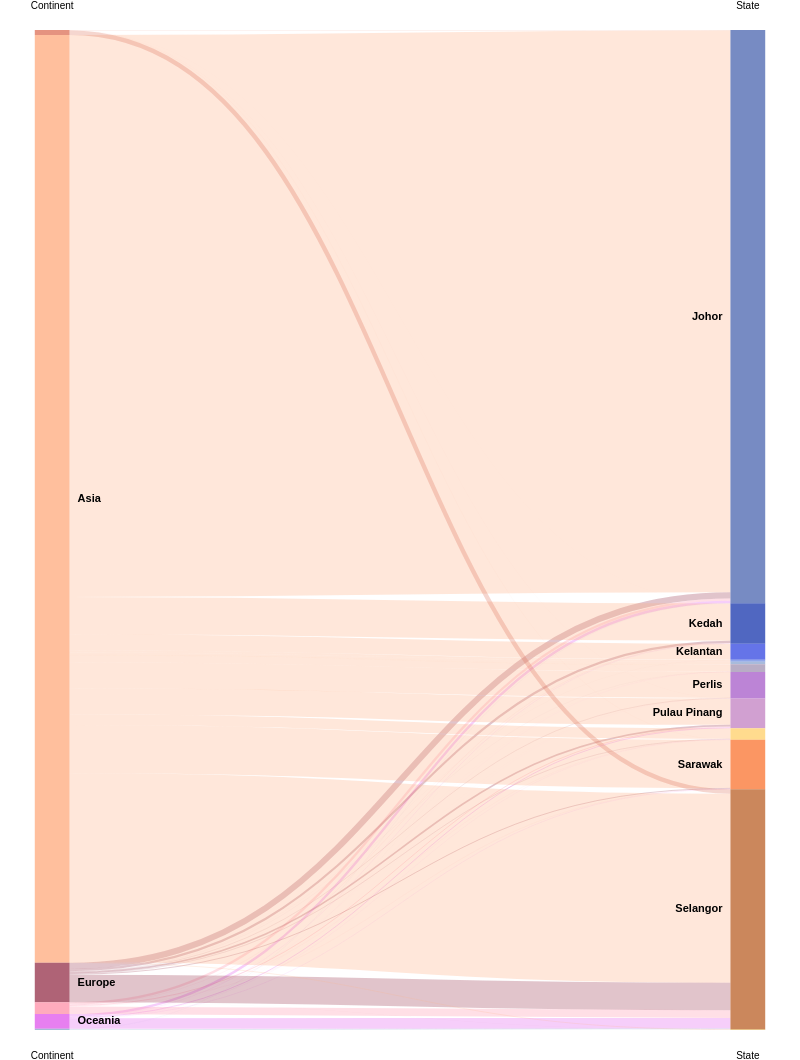

Write the Vega-Lite specification saved for this chart.
### Vega specification from a JSON file in a GitHub repository (floating-point values rounded to 4 significant figures)
{"$schema": "https://vega.github.io/schema/vega/v3.0.json", "height": 1000, "width": 800, "data": [{"name": "rawData", "values": [{"Continent": "Africa", "State": "Johor", "total_arrivals": 21884}, {"Continent": "Antarctica", "State": "Johor", "total_arrivals": 2}, {"Continent": "Asia", "State": "Johor", "total_arrivals": 29380526}, {"Continent": "Europe", "State": "Johor", "total_arrivals": 319673}, {"Continent": "North America", "State": "Johor", "total_arrivals": 122783}, {"Continent": "Oceania", "State": "Johor", "total_arrivals": 128338}, {"Continent": "South America", "State": "Johor", "total_arrivals": 9942}, {"Continent": "Africa", "State": "Kedah", "total_arrivals": 2027}, {"Continent": "Asia", "State": "Kedah", "total_arrivals": 1958000}, {"Continent": "Europe", "State": "Kedah", "total_arrivals": 115016}, {"Continent": "North America", "State": "Kedah", "total_arrivals": 15306}, {"Continent": "Oceania", "State": "Kedah", "total_arrivals": 14761}, {"Continent": "South America", "State": "Kedah", "total_arrivals": 3159}, {"Continent": "Africa", "State": "Kelantan", "total_arrivals": 160}, {"Continent": "Asia", "State": "Kelantan", "total_arrivals": 829381}, {"Continent": "Europe", "State": "Kelantan", "total_arrivals": 3460}, {"Continent": "North America", "State": "Kelantan", "total_arrivals": 416}, {"Continent": "Oceania", "State": "Kelantan", "total_arrivals": 246}, {"Continent": "South America", "State": "Kelantan", "total_arrivals": 85}, {"Continent": "Africa", "State": "Melaka", "total_arrivals": 23}, {"Continent": "Asia", "State": "Melaka", "total_arrivals": 116081}, {"Continent": "Europe", "State": "Melaka", "total_arrivals": 380}, {"Continent": "North America", "State": "Melaka", "total_arrivals": 86}, {"Continent": "Oceania", "State": "Melaka", "total_arrivals": 77}, {"Continent": "South America", "State": "Melaka", "total_arrivals": 24}, {"Continent": "Asia", "State": "Negeri Sembilan", "total_arrivals": 144028}, {"Continent": "Europe", "State": "Negeri Sembilan", "total_arrivals": 136}, {"Continent": "North America", "State": "Negeri Sembilan", "total_arrivals": 7}, {"Continent": "Oceania", "State": "Negeri Sembilan", "total_arrivals": 22}, {"Continent": "Africa", "State": "Pahang", "total_arrivals": 27}, {"Continent": "Asia", "State": "Pahang", "total_arrivals": 10753}, {"Continent": "Europe", "State": "Pahang", "total_arrivals": 1139}, {"Continent": "North America", "State": "Pahang", "total_arrivals": 247}, {"Continent": "Oceania", "State": "Pahang", "total_arrivals": 430}, {"Continent": "South America", "State": "Pahang", "total_arrivals": 15}, {"Continent": "Africa", "State": "Perak", "total_arrivals": 114}, {"Continent": "Asia", "State": "Perak", "total_arrivals": 355007}, {"Continent": "Europe", "State": "Perak", "total_arrivals": 4944}, {"Continent": "North America", "State": "Perak", "total_arrivals": 3434}, {"Continent": "Oceania", "State": "Perak", "total_arrivals": 5033}, {"Continent": "South America", "State": "Perak", "total_arrivals": 107}, {"Continent": "Africa", "State": "Perlis", "total_arrivals": 465}, {"Continent": "Asia", "State": "Perlis", "total_arrivals": 1359369}, {"Continent": "Europe", "State": "Perlis", "total_arrivals": 20232}, {"Continent": "North America", "State": "Perlis", "total_arrivals": 3087}, {"Continent": "Oceania", "State": "Perlis", "total_arrivals": 2052}, {"Continent": "South America", "State": "Perlis", "total_arrivals": 410}, {"Continent": "Africa", "State": "Pulau Pinang", "total_arrivals": 2245}, {"Continent": "Asia", "State": "Pulau Pinang", "total_arrivals": 1377758}, {"Continent": "Europe", "State": "Pulau Pinang", "total_arrivals": 85636}, {"Continent": "North America", "State": "Pulau Pinang", "total_arrivals": 49865}, {"Continent": "Oceania", "State": "Pulau Pinang", "total_arrivals": 44443}, {"Continent": "South America", "State": "Pulau Pinang", "total_arrivals": 1075}, {"Continent": "Africa", "State": "Sabah", "total_arrivals": 730}, {"Continent": "Antarctica", "State": "Sabah", "total_arrivals": 1}, {"Continent": "Asia", "State": "Sabah", "total_arrivals": 553344}, {"Continent": "Europe", "State": "Sabah", "total_arrivals": 25131}, {"Continent": "North America", "State": "Sabah", "total_arrivals": 9800}, {"Continent": "Oceania", "State": "Sabah", "total_arrivals": 9436}, {"Continent": "South America", "State": "Sabah", "total_arrivals": 401}, {"Continent": "Africa", "State": "Sarawak", "total_arrivals": 4785}, {"Continent": "Asia", "State": "Sarawak", "total_arrivals": 2517657}, {"Continent": "Europe", "State": "Sarawak", "total_arrivals": 43583}, {"Continent": "North America", "State": "Sarawak", "total_arrivals": 12641}, {"Continent": "Oceania", "State": "Sarawak", "total_arrivals": 15188}, {"Continent": "South America", "State": "Sarawak", "total_arrivals": 440}, {"Continent": "Africa", "State": "Selangor", "total_arrivals": 230339}, {"Continent": "Antarctica", "State": "Selangor", "total_arrivals": 11}, {"Continent": "Asia", "State": "Selangor", "total_arrivals": 9882295}, {"Continent": "Europe", "State": "Selangor", "total_arrivals": 1437933}, {"Continent": "North America", "State": "Selangor", "total_arrivals": 403152}, {"Continent": "Oceania", "State": "Selangor", "total_arrivals": 550515}, {"Continent": "South America", "State": "Selangor", "total_arrivals": 44650}, {"Continent": "Africa", "State": "Terengganu", "total_arrivals": 5}, {"Continent": "Asia", "State": "Terengganu", "total_arrivals": 131}, {"Continent": "Europe", "State": "Terengganu", "total_arrivals": 25}, {"Continent": "North America", "State": "Terengganu", "total_arrivals": 9}, {"Continent": "Oceania", "State": "Terengganu", "total_arrivals": 11}, {"Continent": "Africa", "State": "W.P. Labuan", "total_arrivals": 130}, {"Continent": "Asia", "State": "W.P. Labuan", "total_arrivals": 33697}, {"Continent": "Europe", "State": "W.P. Labuan", "total_arrivals": 1926}, {"Continent": "North America", "State": "W.P. Labuan", "total_arrivals": 290}, {"Continent": "Oceania", "State": "W.P. Labuan", "total_arrivals": 282}, {"Continent": "South America", "State": "W.P. Labuan", "total_arrivals": 18}], "transform": [{"type": "formula", "expr": "datum['Continent']", "as": "stk1"}, {"type": "formula", "expr": "datum.State", "as": "stk2"}, {"type": "formula", "expr": "datum.total_arrivals", "as": "size"}]}, {"name": "nodes", "source": "rawData", "transform": [{"type": "filter", "expr": "!groupSelector || groupSelector.stk1 == datum.stk1 || groupSelector.stk2 == datum.stk2"}, {"type": "formula", "expr": "datum.stk1+datum.stk2", "as": "key"}, {"type": "fold", "fields": ["stk1", "stk2"], "as": ["stack", "grpId"]}, {"type": "formula", "expr": "datum.stack == 'stk1' ? datum.stk1+' '+datum.stk2 : datum.stk2+' '+datum.stk1", "as": "sortField"}, {"type": "stack", "groupby": ["stack"], "sort": {"field": "sortField", "order": "descending"}, "field": "size"}, {"type": "formula", "expr": "(datum.y0+datum.y1)/2", "as": "yc"}]}, {"name": "groups", "source": "nodes", "transform": [{"type": "aggregate", "groupby": ["stack", "grpId"], "fields": ["size"], "ops": ["sum"], "as": ["total"]}, {"type": "stack", "groupby": ["stack"], "sort": {"field": "grpId", "order": "descending"}, "field": "total"}, {"type": "formula", "expr": "scale('y', datum.y0)", "as": "scaledY0"}, {"type": "formula", "expr": "scale('y', datum.y1)", "as": "scaledY1"}, {"type": "formula", "expr": "datum.stack == 'stk1'", "as": "rightLabel"}, {"type": "formula", "expr": "datum.total/domain('y')[1]", "as": "percentage"}]}, {"name": "destinationNodes", "source": "nodes", "transform": [{"type": "filter", "expr": "datum.stack == 'stk2'"}]}, {"name": "edges", "source": "nodes", "transform": [{"type": "filter", "expr": "datum.stack == 'stk1'"}, {"type": "lookup", "from": "destinationNodes", "key": "key", "fields": ["key"], "as": ["target"]}, {"type": "linkpath", "orient": "horizontal", "shape": "diagonal", "sourceY": {"expr": "scale('y', datum.yc)"}, "sourceX": {"expr": "scale('x', 'stk1') + bandwidth('x')"}, "targetY": {"expr": "scale('y', datum.target.yc)"}, "targetX": {"expr": "scale('x', 'stk2')"}}, {"type": "formula", "expr": "range('y')[0]-scale('y', datum.size)", "as": "strokeWidth"}, {"type": "formula", "expr": "datum.size/domain('y')[1]", "as": "percentage"}]}], "scales": [{"name": "x", "type": "band", "range": "width", "domain": ["stk1", "stk2"], "paddingOuter": 0.05, "paddingInner": 0.95}, {"name": "y", "type": "linear", "range": "height", "domain": {"data": "nodes", "field": "y1"}}, {"name": "color", "type": "ordinal", "range": ["#90AACB", "#FF96AD", "#9C3D54", "#DF7861", "#FFB085", "#E15FED", "#005A8D", "#556FB5", "#2541B2", "#3F52E3", "#7692E4", "#93ABD3", "#B7657B", "#A799B7", "#AC66CC", "#C689C6", "#FFD372", "#fa7c3d", "#bf6934", "#af8672", "#deab53"], "domain": ["South America", "North America", "Europe", "Africa", "Asia", "Oceania", "Antarctica", "Johor", "Kedah", "Kelantan", "Melaka", "Negeri Sembilan", "Pahang", "Perak", "Perlis", "Pulau Pinang", "Sabah", "Sarawak", "Selangor", "Terengganu", "W.P. Labuan"]}, {"name": "stackNames", "type": "ordinal", "range": ["Continent", "State"], "domain": ["stk1", "stk2"]}], "axes": [{"orient": "bottom", "scale": "x", "domain": false, "ticks": false, "labelPadding": 20, "encode": {"labels": {"update": {"text": {"scale": "stackNames", "field": "value", "fontWeight": "bold", "fontSize": 14}}}}}, {"orient": "top", "scale": "x", "domain": false, "ticks": false, "labelPadding": 20, "encode": {"labels": {"update": {"text": {"scale": "stackNames", "field": "value", "fontWeight": "bold", "fontSize": 14}}}}}, {"orient": "left", "scale": "y", "labels": false, "domain": false, "ticks": false}], "marks": [{"type": "path", "name": "edgeMark", "from": {"data": "edges"}, "clip": true, "encode": {"update": {"stroke": [{"test": "groupSelector && groupSelector.stack=='stk1'", "scale": "color", "field": "stk2"}, {"scale": "color", "field": "stk1"}], "strokeWidth": {"field": "strokeWidth"}, "path": {"field": "path"}, "strokeOpacity": {"signal": "!groupSelector && (groupHover.stk1 == datum.stk1 || groupHover.stk2 == datum.stk2) ? 0.9 : 0.3"}, "zindex": {"signal": "!groupSelector && (groupHover.stk1 == datum.stk1 || groupHover.stk2 == datum.stk2) ? 1 : 0"}, "tooltip": {"signal": "{\"Tourist from Continent\": datum.stk1, \"State\": datum.stk2, \"Total Arrivals\":format(datum.size, ',.0f')}"}}, "hover": {"strokeOpacity": {"value": 1}}}}, {"type": "rect", "name": "groupMark", "from": {"data": "groups"}, "encode": {"enter": {"fill": {"scale": "color", "field": "grpId"}, "width": {"scale": "x", "band": 1}}, "update": {"x": {"scale": "x", "field": "stack"}, "y": {"field": "scaledY0"}, "y2": {"field": "scaledY1"}, "fillOpacity": {"value": 0.8}, "tooltip": {"signal": "datum.grpId + ' has ' + format(datum.total, ',.0f') + ' total tourist arrivals.'"}}, "hover": {"fillOpacity": {"value": 1}}}}, {"type": "text", "from": {"data": "groups"}, "interactive": false, "encode": {"update": {"x": {"signal": "scale('x', datum.stack) + (datum.rightLabel ? bandwidth('x') + 8 : -8)"}, "yc": {"signal": "(datum.scaledY0 + datum.scaledY1)/2"}, "align": {"signal": "datum.rightLabel ? 'left' : 'right'"}, "baseline": {"value": "middle"}, "fontWeight": {"value": "bold"}, "text": {"signal": "abs(datum.scaledY0-datum.scaledY1) > 13 ? datum.grpId : ''"}}}}, {"type": "group", "data": [{"name": "dataForShowAll", "values": [{}], "transform": [{"type": "filter", "expr": "groupSelector"}]}], "encode": {"enter": {"xc": {"signal": "width/2"}, "y": {"value": 30}, "width": {"value": 80}, "height": {"value": 30}}}, "marks": [{"type": "group", "name": "groupReset", "from": {"data": "dataForShowAll"}, "encode": {"enter": {"cornerRadius": {"value": 6}, "fill": {"value": "#f5f5f5"}, "stroke": {"value": "#c1c1c1"}, "strokeWidth": {"value": 2}, "height": {"field": {"group": "height"}}, "width": {"field": {"group": "width"}}}, "update": {"opacity": {"value": 1}}, "hover": {"opacity": {"value": 0.7}}}, "marks": [{"type": "text", "interactive": false, "encode": {"enter": {"xc": {"field": {"group": "width"}, "mult": 0.5}, "yc": {"field": {"group": "height"}, "mult": 0.5, "offset": 2}, "align": {"value": "center"}, "baseline": {"value": "middle"}, "fontWeight": {"value": "bold"}, "text": {"value": "Show All"}}}}]}]}], "signals": [{"name": "groupHover", "value": {}, "on": [{"events": "@groupMark:mouseover", "update": "{stk1:datum.stack=='stk1' && datum.grpId, stk2:datum.stack=='stk2' && datum.grpId}"}, {"events": "mouseout", "update": "{}"}]}, {"name": "groupSelector", "value": false, "on": [{"events": "@groupMark:click!", "update": "{stack:datum.stack, stk1:datum.stack=='stk1' && datum.grpId, stk2:datum.stack=='stk2' && datum.grpId}"}, {"events": [{"type": "click", "markname": "groupReset"}, {"type": "dblclick"}], "update": "false"}]}], "config": {"view": {"stroke": null}, "background": null}}
